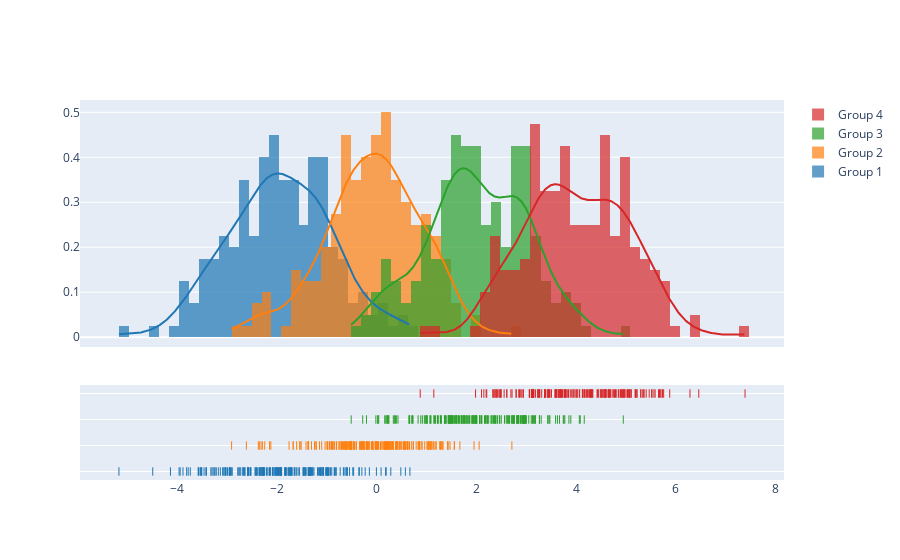

The notebook cell saved with this chart:
### Code cell
import plotly.figure_factory as ff

# Add histogram data
x1 = np.random.randn(200) - 2
x2 = np.random.randn(200)
x3 = np.random.randn(200) + 2
x4 = np.random.randn(200) + 4

# Group data together
hist_data = [x1, x2, x3, x4]

group_labels = ['Group 1', 'Group 2', 'Group 3', 'Group 4']

# Create distplot with custom bin_size
fig = ff.create_distplot(hist_data, group_labels, bin_size=.2)
fig.show()

### Figure 1 — Plotly figure (JSON) as saved in the notebook; plotly's stock layout.template omitted (floating-point values rounded to 4 significant figures; data arrays with more than 128 entries replaced by an {"elided": "..."} marker saying what was removed)
{"data": [{"autobinx": false, "histnorm": "probability density", "legendgroup": "Group 1", "marker": {"color": "rgb(31, 119, 180)"}, "name": "Group 1", "opacity": 0.7, "type": "histogram", "x": {"elided": "200 float values"}, "xaxis": "x", "xbins": {"end": 0.6662, "size": 0.2, "start": -5.168}, "yaxis": "y"}, {"autobinx": false, "histnorm": "probability density", "legendgroup": "Group 2", "marker": {"color": "rgb(255, 127, 14)"}, "name": "Group 2", "opacity": 0.7, "type": "histogram", "x": {"elided": "200 float values"}, "xaxis": "x", "xbins": {"end": 2.711, "size": 0.2, "start": -2.909}, "yaxis": "y"}, {"autobinx": false, "histnorm": "probability density", "legendgroup": "Group 3", "marker": {"color": "rgb(44, 160, 44)"}, "name": "Group 3", "opacity": 0.7, "type": "histogram", "x": {"elided": "200 float values"}, "xaxis": "x", "xbins": {"end": 4.944, "size": 0.2, "start": -0.5116}, "yaxis": "y"}, {"autobinx": false, "histnorm": "probability density", "legendgroup": "Group 4", "marker": {"color": "rgb(214, 39, 40)"}, "name": "Group 4", "opacity": 0.7, "type": "histogram", "x": {"elided": "200 float values"}, "xaxis": "x", "xbins": {"end": 7.385, "size": 0.2, "start": 0.8728}, "yaxis": "y"}, {"legendgroup": "Group 1", "marker": {"color": "rgb(31, 119, 180)"}, "mode": "lines", "name": "Group 1", "showlegend": false, "type": "scatter", "x": {"elided": "500 float values"}, "xaxis": "x", "y": {"elided": "500 float values"}, "yaxis": "y"}, {"legendgroup": "Group 2", "marker": {"color": "rgb(255, 127, 14)"}, "mode": "lines", "name": "Group 2", "showlegend": false, "type": "scatter", "x": {"elided": "500 float values"}, "xaxis": "x", "y": {"elided": "500 float values"}, "yaxis": "y"}, {"legendgroup": "Group 3", "marker": {"color": "rgb(44, 160, 44)"}, "mode": "lines", "name": "Group 3", "showlegend": false, "type": "scatter", "x": {"elided": "500 float values"}, "xaxis": "x", "y": {"elided": "500 float values"}, "yaxis": "y"}, {"legendgroup": "Group 4", "marker": {"color": "rgb(214, 39, 40)"}, "mode": "lines", "name": "Group 4", "showlegend": false, "type": "scatter", "x": {"elided": "500 float values"}, "xaxis": "x", "y": {"elided": "500 float values"}, "yaxis": "y"}, {"legendgroup": "Group 1", "marker": {"color": "rgb(31, 119, 180)", "symbol": "line-ns-open"}, "mode": "markers", "name": "Group 1", "showlegend": false, "type": "scatter", "x": {"elided": "200 float values"}, "xaxis": "x", "y": {"elided": "200 str values"}, "yaxis": "y2"}, {"legendgroup": "Group 2", "marker": {"color": "rgb(255, 127, 14)", "symbol": "line-ns-open"}, "mode": "markers", "name": "Group 2", "showlegend": false, "type": "scatter", "x": {"elided": "200 float values"}, "xaxis": "x", "y": {"elided": "200 str values"}, "yaxis": "y2"}, {"legendgroup": "Group 3", "marker": {"color": "rgb(44, 160, 44)", "symbol": "line-ns-open"}, "mode": "markers", "name": "Group 3", "showlegend": false, "type": "scatter", "x": {"elided": "200 float values"}, "xaxis": "x", "y": {"elided": "200 str values"}, "yaxis": "y2"}, {"legendgroup": "Group 4", "marker": {"color": "rgb(214, 39, 40)", "symbol": "line-ns-open"}, "mode": "markers", "name": "Group 4", "showlegend": false, "type": "scatter", "x": {"elided": "200 float values"}, "xaxis": "x", "y": {"elided": "200 str values"}, "yaxis": "y2"}], "layout": {"barmode": "overlay", "hovermode": "closest", "legend": {"traceorder": "reversed"}, "xaxis": {"anchor": "y2", "domain": [0.0, 1.0], "zeroline": false}, "yaxis": {"anchor": "free", "domain": [0.35, 1], "position": 0.0}, "yaxis2": {"anchor": "x", "domain": [0, 0.25], "dtick": 1, "showticklabels": false}}}
